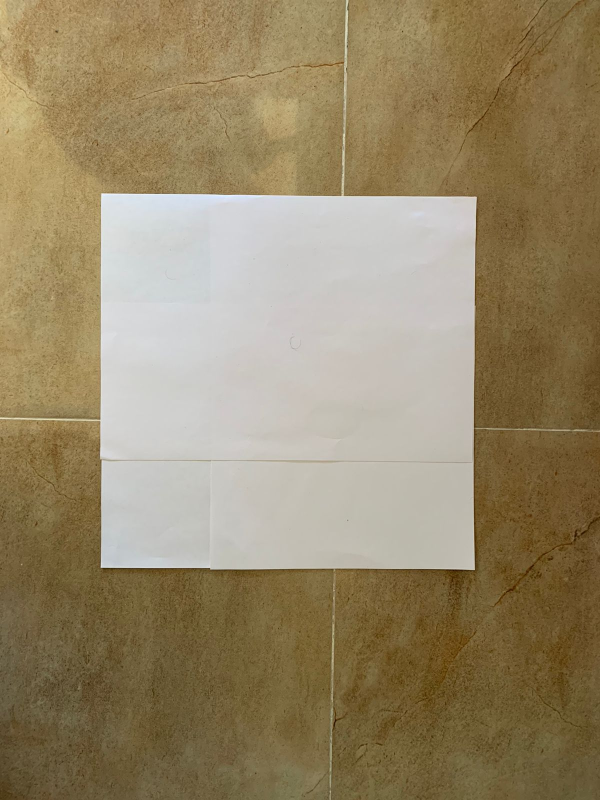
#> input picture images/img1.jpeg, 1200 x 1600 px, found by its file name (shown at 1/2 size)
$ python shapeDetection.py
#> lines starting #> are read from the running program, lines starting #| are printed output that depends on the picture; after the words box and inside, x2 and y2 are one past the last pixel; in counts of white or black regions, pixels touching at a corner belong together; long printed decimals are rounded
import numpy as np
import cv2

import os

dirname, filename = os.path.split(os.path.abspath(__file__))

img = cv2.imread(dirname+'\images\img1.jpeg',-1)
#> img is the input picture: shape (1600, 1200, 3); mean B, G, R 103.9, 135.1, 150.5
img = cv2.resize(img, (0,0) ,fx=0.5,fy=0.5)
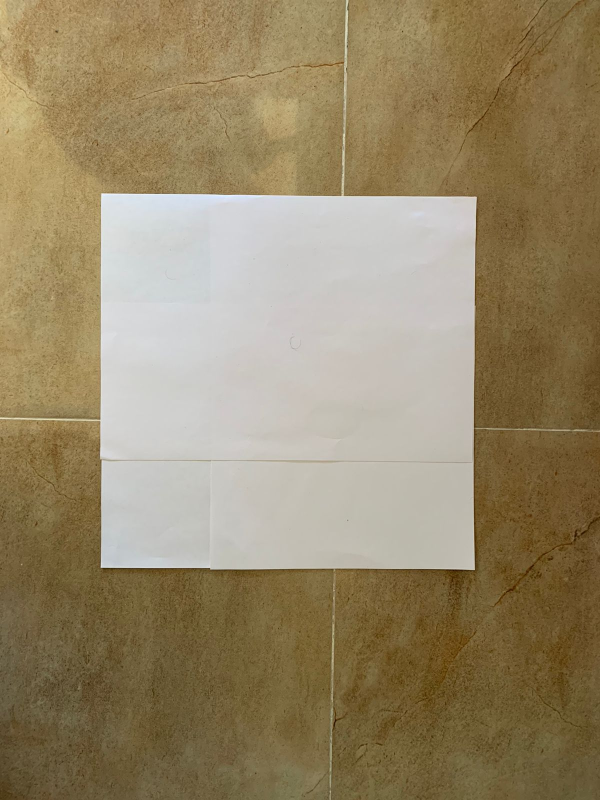
#> img: shape (800, 600, 3); mean B, G, R 104.1, 135.3, 150.6
imggray = cv2.cvtColor(img,cv2.COLOR_RGB2GRAY)
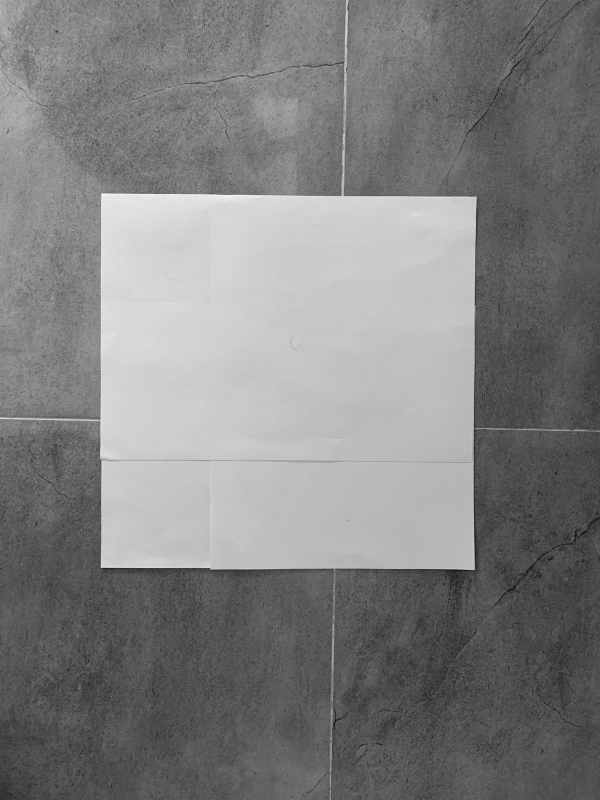
#> imggray: shape (800, 600); min 15, max 244, mean 127.6
_,threshold = cv2.threshold(imggray,180,255, cv2.THRESH_BINARY)
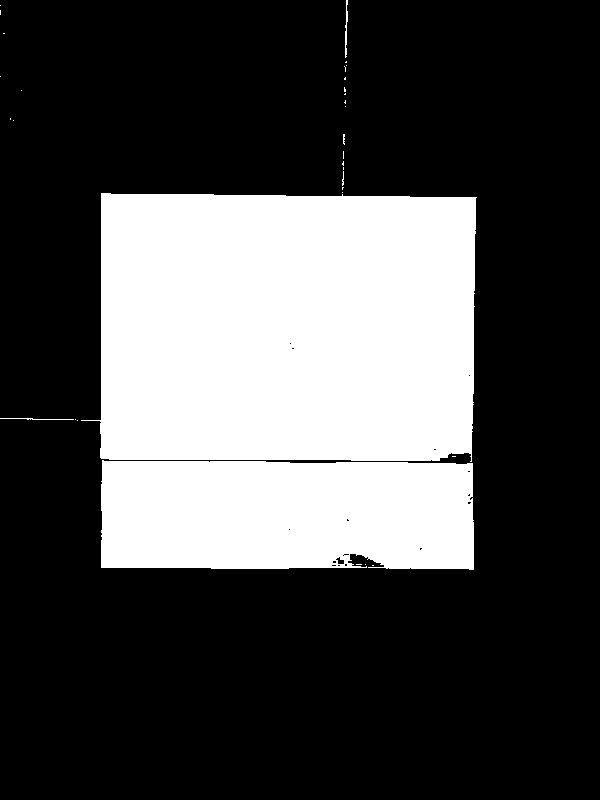
#> threshold: shape (800, 600); 28.8% white; 32 white regions (28 under 20 px)
cv2.imshow('imgggg',threshold)
contours,_= cv2.findContours(threshold, cv2.RETR_TREE, cv2.CHAIN_APPROX_NONE)
#> contours = 49 contours, 45 with area under 20; largest, box (x1, y1, x2, y2) and area: (81, 193, 477, 462) 98058, (101, 460, 474, 570) 38845, (335, 556, 345, 565) 44, (345, 0, 348, 58) 40

cv2.imshow("img", img)
for contour in contours:
    approx = cv2.approxPolyDP(contour, 0.01* cv2.arcLength(contour, True), True)
    cv2.drawContours(img, [approx], 0, (0, 0, 0), 2)
    x = approx.ravel()[0]
    y = approx.ravel()[1] - 5
    if len(approx) == 3:
        cv2.putText(img, "Triangle", (x, y), cv2.FONT_HERSHEY_COMPLEX, 0.5, (0, 0, 0))
    elif len(approx) == 4:
        x1 ,y1, w, h = cv2.boundingRect(approx)
        aspectRatio = float(w)/h
        print(aspectRatio)
        if aspectRatio >= 0.95 and aspectRatio <= 1.05:
          cv2.putText(img, "square", (x, y), cv2.FONT_HERSHEY_COMPLEX, 0.5, (0, 0, 0))
        else:
          cv2.putText(img, "rectangle", (x, y), cv2.FONT_HERSHEY_COMPLEX, 0.5, (0, 0, 0))
    elif len(approx) == 5:
        cv2.putText(img, "Pentagon", (x, y), cv2.FONT_HERSHEY_COMPLEX, 0.5, (0, 0, 0))
    elif len(approx) == 10:
        cv2.putText(img, "Star", (x, y), cv2.FONT_HERSHEY_COMPLEX, 0.5, (0, 0, 0))
    else:
        cv2.putText(img, "Circle", (x, y), cv2.FONT_HERSHEY_COMPLEX, 0.5, (0, 0, 0))
#> this loop made 49 passes
#> (approx, x, y, x1, y1, w, h, aspectRatio) on passes 10, 13, 24, 26, 28, 37, 41, 43: ([[342, 555], [343, 554], [344, 555], [343, 556]], 342, 550, 342, 554, 3, 3, 1), ([[288, 529], [289, 528], [290, 529], [289, 530]], 288, 524, 288, 528, 3, 3, 1), ([[468, 375], [469, 374], [470, 375], [469, 376]], 468, 370, 468, 374, 3, 3, 1), ([[289, 343], [290, 342], [291, 343], [290, 344]], 289, 338, 289, 342, 3, 3, 1), ([[343, 187], [342, 187], [342, 189], [342, 188]], 343, 182, 342, 187, 2, 3, 0.667), ([[345, 100], [345, 101], [344, 102], [345, 103]], 345, 95, 344, 100, 2, 4, 0.5), ([[345, 77], [344, 78], [344, 79], [345, 79]], 345, 72, 344, 77, 2, 3, 0.667), ([[344, 66], [345, 67], [345, 71], [345, 67]], 344, 61, 344, 66, 2, 6, 0.333)
#> (approx, x, y) on passes 1, 2, 3, 18, 19, 20: ([[372, 565], [373, 565]], 372, 560), ([[365, 564]], 365, 559), ([[356, 564], [361, 564]], 356, 559), ([[452, 456], [455, 456]], 452, 451), ([[77, 420]], 77, 415), ([[75, 419]], 75, 414)
#| 1.0
#| 1.0
#| 1.0
#| 1.0
#| 0.6667
#| 0.5
#| 0.6667
#| 0.3333
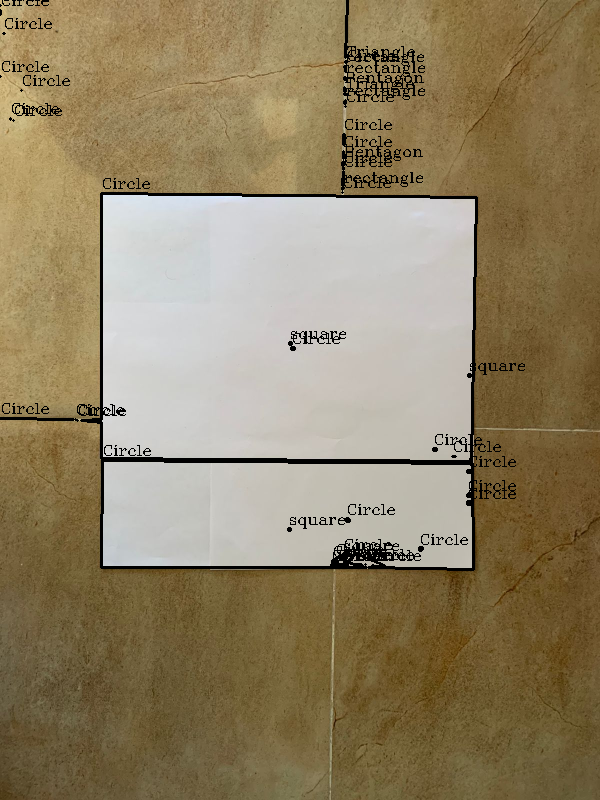
#> img: shape (800, 600, 3); 2.95% of pixels changed, all inside (x1, y1, x2, y2) = (0, 0, 525, 571)

cv2.imshow("shapes", img)
cv2.imwrite("C:/Users/Dani/FALL21/shapesDetected.jpg",img)
cv2.waitKey(0)
cv2.destroyAllWindows()
